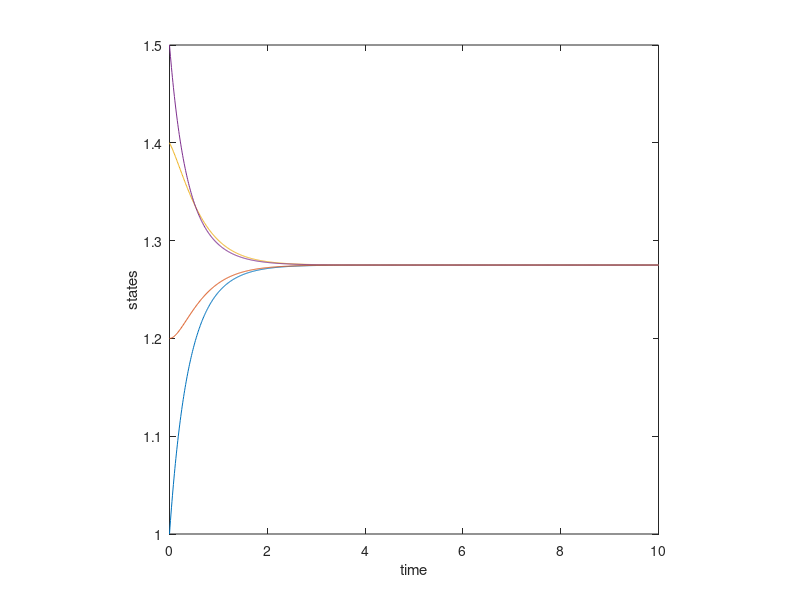
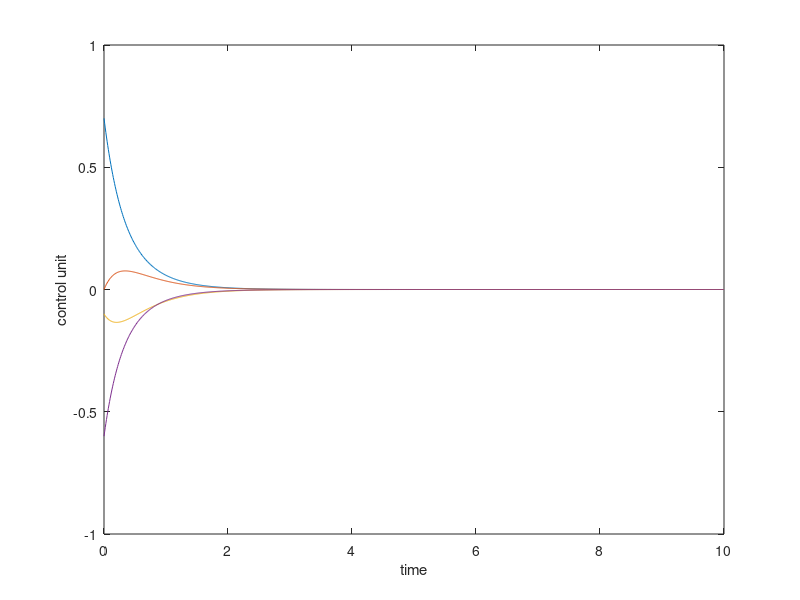

The MATLAB source for these figures, in order:
close all;
clear all;
clc;

N=4;

x(1)= 1.0;
x(2)= 1.2;
x(3)= 1.4;
x(4)= 1.5;

x_initial = x;

%L = [ -1 .5 .5; .5 -1 .5; .5 .5 -1];
%L = [ 1 -1 1 -1; -1 2 -1 0; 1 -1 1 -1; -1 0 -1 2];
L = [ 2 -1 0 -1; -1 2 -1 0; 0 -1 2 -1; -1 0 -1 2];
%L = [ -1 1 0 0; 1 2 -1 -2; 0 -1 1 0; 0 -2 0 2];
T = 10;
dt = 0.01;


iStep = 1;
xStore = zeros(round(T/dt),N);
uStore = zeros(round(T/dt),N);
time = zeros(round(T/dt),1);

for t = 0:dt:T
    
    
        
        u = -L*x';
        
    
    
    
    
    xStore(iStep,:)=x;
    uStore(iStep,:)=u;
    time(iStep,:)= t;
    iStep = iStep +1;
    
    
    x = x + u'*dt;
    
    drawnow
    
end

figure(1)
plot(time,xStore)
xlabel("time")
ylabel("states")
axis square
%axis equal

hold on

figure(2)
plot(time,uStore)
xlabel("time")
ylabel("control unit")











    
        
    




